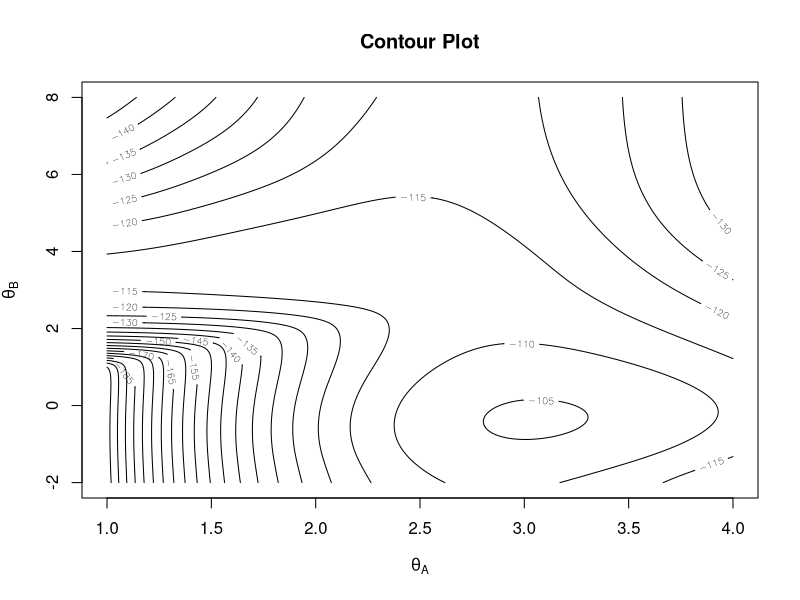
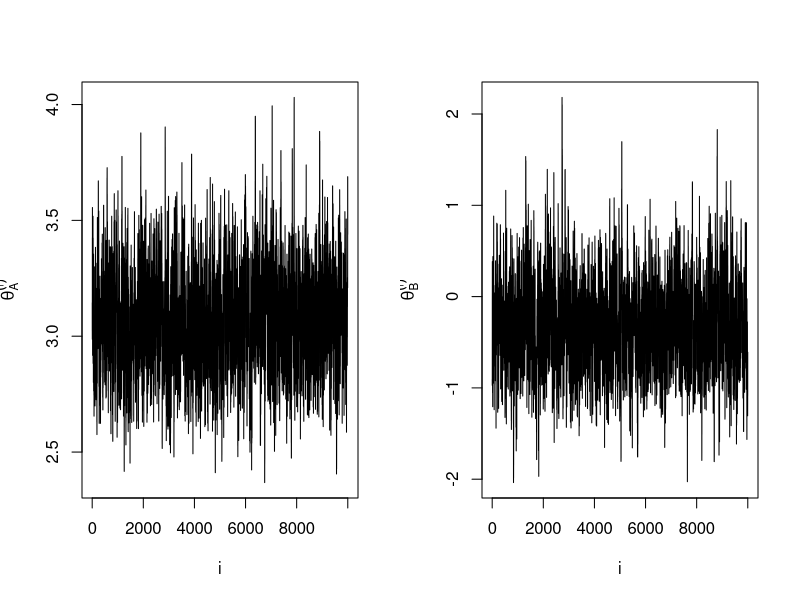
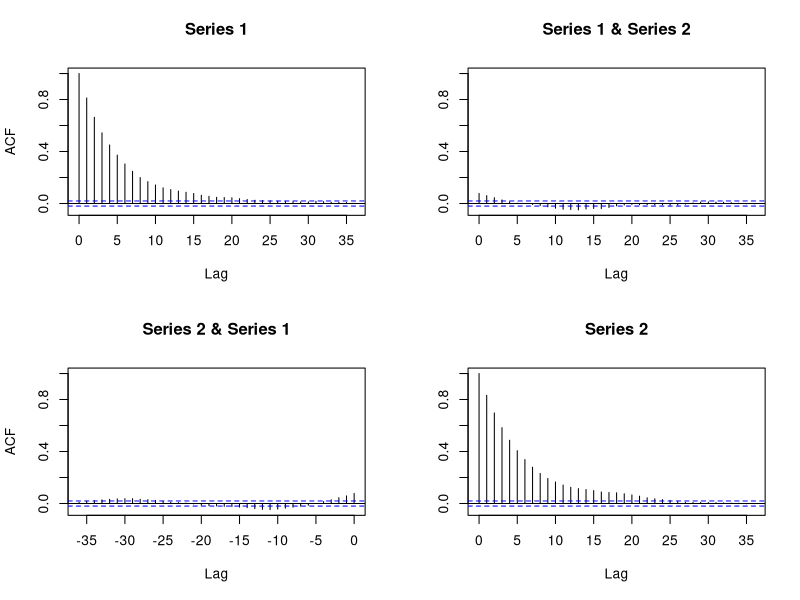
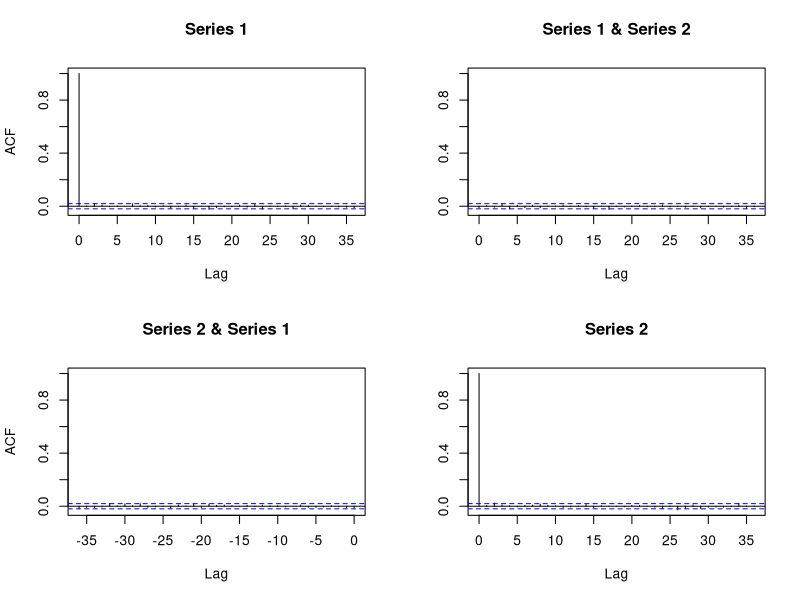
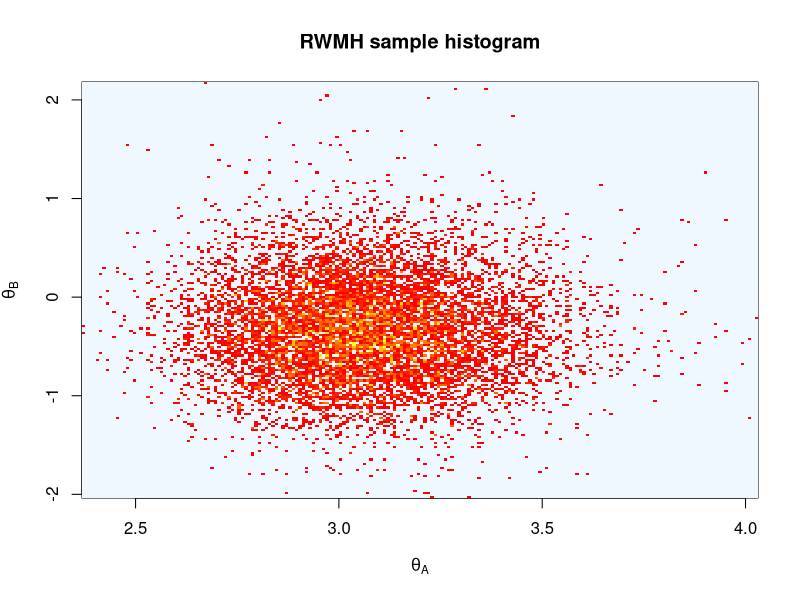
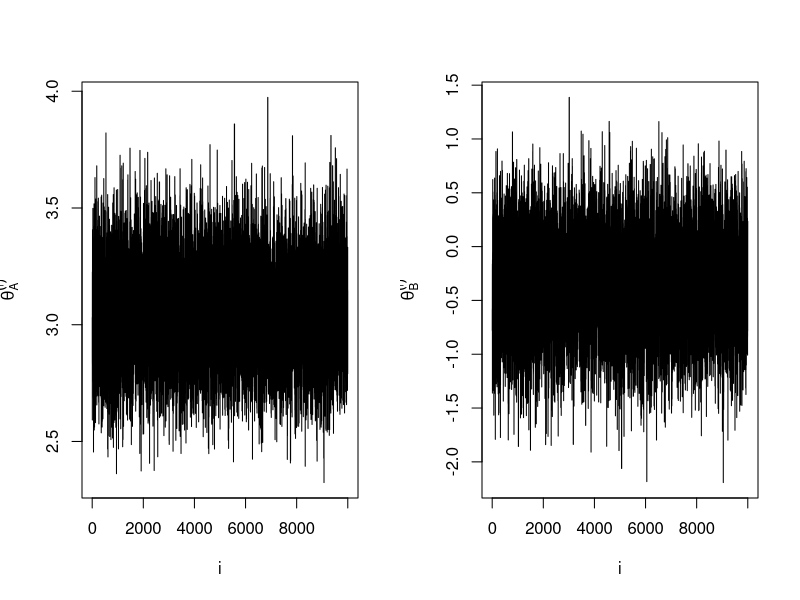
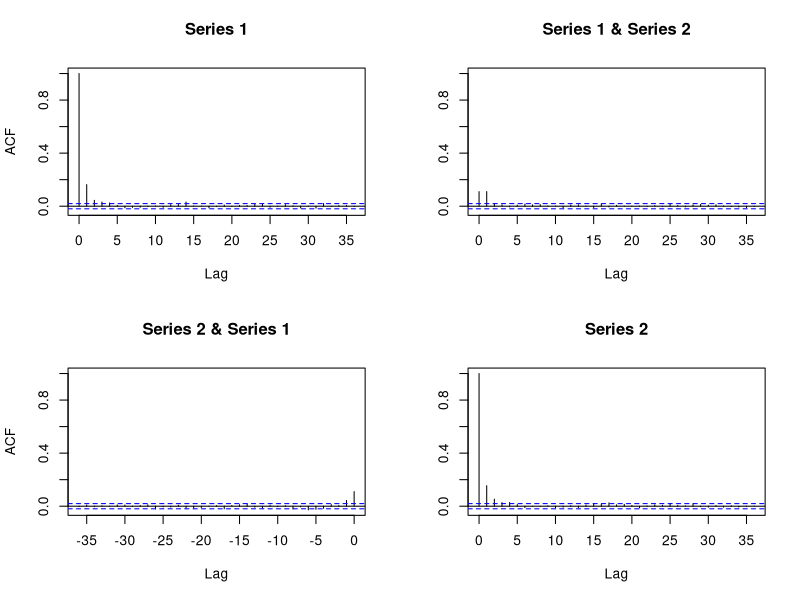
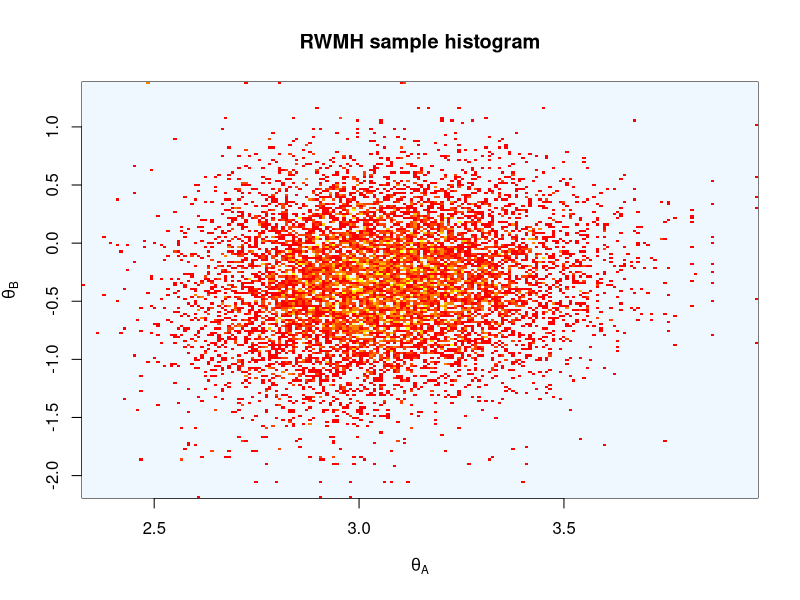

Write the R code that produced these figures, in order.
## ---- chunk 1
set.seed(12345)
## ---- chunk 2
# Lifetimes data 
data <- c(0.98, 0.29, 36.70, 10.39, 39.93)
data <- c(data, c(14.57, 1.67, 18.81, 4.87, 20.24))
data <- c(data, c(0.08, 7.08, 14.89, 18.64, 8.69))
data <- c(data, c(0.18, 32.21, 0.16, 1.46, 0.58))
data <- c(data, c(86.49, 18.51, 0.72, 2.69, 2.58))
data <- c(data, c(41.79, 50.38, 0.77, 24.60, 0.91))
## ---- chunk 3
log.exponential.mix <- function(theta) {
  lambda.A <- exp(theta[1])
  lambda.B <- exp(theta[2])  
  res <- sum(log(0.8*dexp(data,1/lambda.A)+(1-0.8)*dexp(data,1/lambda.B))) 
  return (res)
}
## ---- chunk 4
# Create data
x <- seq(1, 4, 0.01)
y <- seq(-2, 8, 0.01)
z <- matrix(nrow = length(x), ncol = length(y))

for (i in 1:length(x)) {
  for (j in 1:length(y)) {
    z[i, j] <- log.exponential.mix(theta = c(x[i], y[j]))
  }
}

# Create the contour plot
contour(x, y, z, main = "Contour Plot", nlevels=15, xlab = expression(theta[A]), ylab = expression(theta[B]))
## ---- chunk 5
start1        <- c(3, 0)
optimization1 <- optim(par=start1, fn=log.exponential.mix, control=list(fnscale=-1), hessian = TRUE)
mode1         <- optimization1$par
## ---- chunk 6
print(paste0("Mode (", round(mode1[1],4), ",", round(mode1[2],4), ")"))
## ---- chunk 7
start2        <- c(2, 4)
optimization2 <- optim(par=start2, fn=log.exponential.mix, control=list(fnscale=-1), hessian = TRUE)
mode2         <- optimization2$par
## ---- chunk 8
print(paste0("Mode (", round(mode2[1],4), ",", round(mode2[2],4), ")"))
## ---- chunk 9
optimization <- optim(par=start1, fn=log.exponential.mix, control=list(fnscale=-1), method="SANN", hessian=TRUE)
mode         <- optimization$par
## ---- chunk 10
print(paste0("Mode (", round(mode[1],4), ",", round(mode[2],4), ")"))
## ---- chunk 11
optimization <- optim(par=start2, fn=log.exponential.mix, control=list(fnscale=-1), method="SANN", hessian=TRUE)
mode         <- optimization$par
## ---- chunk 12
print(paste0("Mode (", round(mode[1],4), ",", round(mode[2],4), ")"))
## ---- chunk 13
# Laplace approximation
mode <- mode1
V <- -solve(optimization1$hessian)
## ---- chunk 14
library(MASS)
# target distribution
target <- function(x){
  return (exp(log.exponential.mix(x)))
}
# Random Walk Metropolis-Hastings
RWMH <- function(x_start, target, n){
  samples <- matrix(nrow=n+1, ncol=2)
  samples[1,] <- x_start
  x_curr <- x_start
  # iteration
  for (i in 1:n){
    # sample from proposal
    z_prop <- mvrnorm(n=1, mu=c(0,0), Sigma=V)
    # calculate acceptance probability
    x_prop <- x_curr + z_prop
    acceptance_prob <- min(1, target(x_prop) / target(x_curr))
    # accept or reject the proposal step
    if (runif(1) < acceptance_prob) {
      x_curr <- x_prop
    }
    samples[i+1,] <- x_curr
  }
  # return samples
  return (samples)
}
## ---- chunk 15
# Set the parameters for the Random Walk Metropolis-Hastings algorithm
x_start <- c(3,0)  # Initial value of the Markov chain
n <- 10000  # Number of iterations
# Run the Random Walk Metropolis-Hastings algorithm
samples <- RWMH(x_start, target, n)
samples <- samples[-1,]
## ---- chunk 16
# trace  to check convergence
par(mfrow = c(1, 2))
plot(1:n,samples[,1], type="l", xlab = expression(i), ylab = expression(theta[A]^(i)))
plot(1:n,samples[,2], type="l", xlab = expression(i), ylab = expression(theta[B]^(i)))
# Restore default plot options
par(mfrow = c(1, 1))
## ---- chunk 17
acf(samples)
## ---- chunk 18
# permute the samples to lower the autocorrelation
samples[,1] <- sample(samples[,1])
samples[,2] <- sample(samples[,2])
acf(samples)
## ---- chunk 19
library(gplots)
hist_obj <- hist2d(samples, col=c("aliceblue", heat.colors(12)), main="RWMH sample histogram", xlab = expression(theta[A]), ylab = expression(theta[B]))
## ---- chunk 20
theta_A <- mean(samples[,1])
theta_B <- mean(samples[,2])
## ---- chunk 21
print(paste0("theta_A", ":", round(theta_A,4)))
print(paste0("theta_B", ":", round(theta_B,4)))
## ---- chunk 22
# Function to sample from the conditional distribution of theta_A given theta_B
sample_A_given_B <- function(B, A_curr) {
  # proposal parameter
  mu <- mode[1] + (B-mode[2]) * V[1,2] / V[2,2]
  var <- V[1,1] - V[1,2]^2 / V[2,2] 
  # proposal density
  A_prop <- rnorm(1, mean=mu, sd=sqrt(var))
  acceptance_prob <- min(1, target(c(A_prop, B)) * dnorm(A_curr, mean=mu, sd=sqrt(var)) / ( target(c(A_curr, B)) * dnorm(A_prop, mean=mu, sd=sqrt(var)) ))
  if (runif(1) < acceptance_prob){
    return(A_prop)  # Accept the proposal
  }else{
    return(A_curr)  # Reject the proposal
  }
}
# Function to sample from the conditional distribution of theta_B given theta_A
sample_B_given_A <- function(A, B_curr) {
  # proposal parameter
  mu <- mode[2] + (A-mode[1]) * V[1,2] / V[1,1]
  var <- V[2,2] - V[1,2]^2 / V[1,1] 
  # proposal density
  B_prop <- rnorm(1, mean=mu, sd=sqrt(var))
  acceptance_prob <- min(1, target(c(A, B_prop)) * dnorm(B_curr, mean=mu, sd=sqrt(var)) / ( target(c(A, B_curr)) * dnorm(B_prop, mean=mu, sd=sqrt(var)) ))
  if (runif(1) < acceptance_prob){
    return(B_prop)  # Accept the proposal
  }else{
    return(B_curr)  # Reject the proposal
  }
}
# Function to perform Metropolis within Gibbs sampling
metropolis_within_gibbs <- function(n, A_start, B_start) {
  samples <- matrix(nrow = n, ncol = 2)
  A_curr <- A_start
  B_curr <- B_start
  for (i in 1:n) {
    A_curr <- sample_A_given_B(B_curr, A_curr)
    B_curr <- sample_B_given_A(A_curr, B_curr)
    samples[i, ] <- c(A_curr, B_curr)
  }
  return(samples)
}
## ---- chunk 23
# Set the initial values and number of samples
A_start <- 3
B_start <- 0
n <- 10000
# Perform Metropolis within Gibbs sampling
samples <- metropolis_within_gibbs(n, A_start, B_start)
## ---- chunk 24
# trace  to check convergence
par(mfrow = c(1, 2))
plot(1:n,samples[,1], type="l", xlab = expression(i), ylab = expression(theta[A]^(i)))
plot(1:n,samples[,2], type="l", xlab = expression(i), ylab = expression(theta[B]^(i)))
# Restore default plot options
par(mfrow = c(1, 1))
## ---- chunk 25
acf(samples)
## ---- chunk 26
library(gplots)
hist_obj <- hist2d(samples, col=c("aliceblue", heat.colors(12)), main="RWMH sample histogram", xlab = expression(theta[A]), ylab = expression(theta[B]))
## ---- chunk 27
theta_A <- mean(samples[,1])
theta_B <- mean(samples[,2])
## ---- chunk 28
print(paste0("theta_A", ":", round(theta_A,4)))
print(paste0("theta_B", ":", round(theta_B,4)))
## ---- chunk 29
# Clear workspace
rm(list=ls())
## ---- chunk 30
library(LearnBayes)
data <- LearnBayes::birthweight
str(data)
## ---- chunk 31
fit <- lm(weight ~ age + gender, data=data)
summary(fit)
